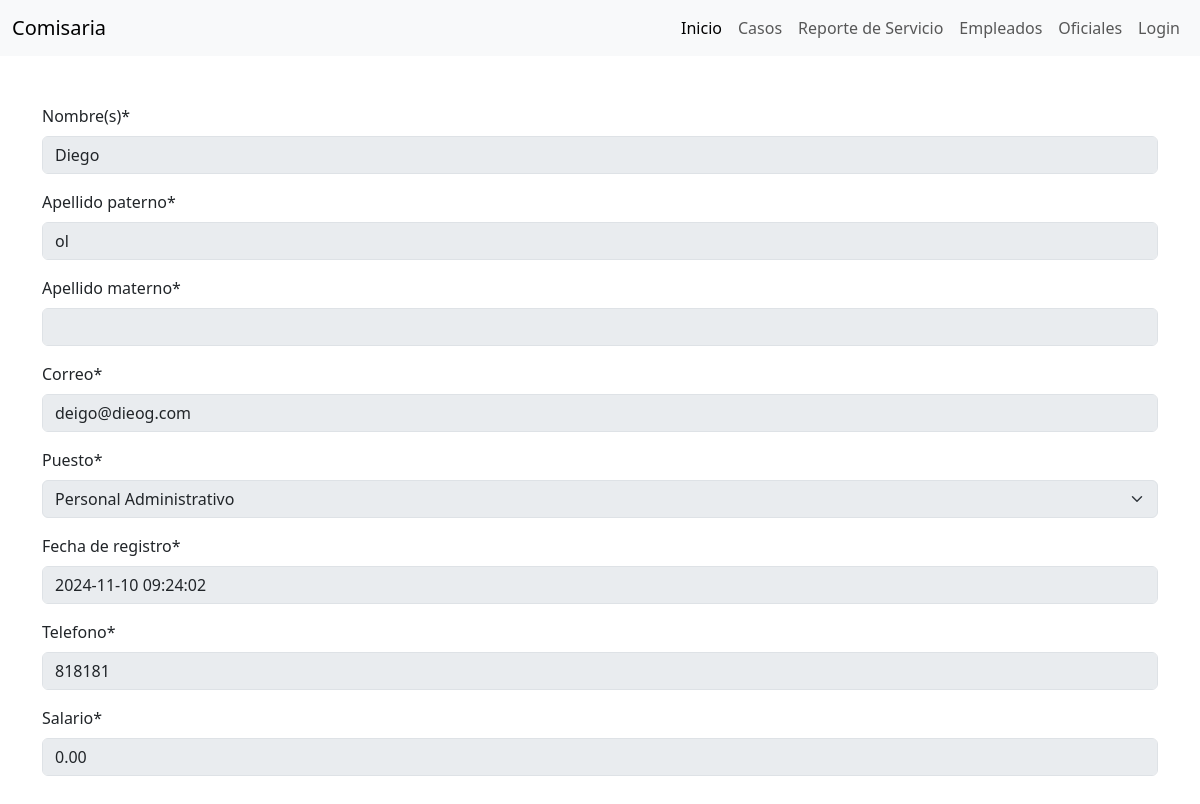
Before: /comisaria/empleado/1 with the older database file.
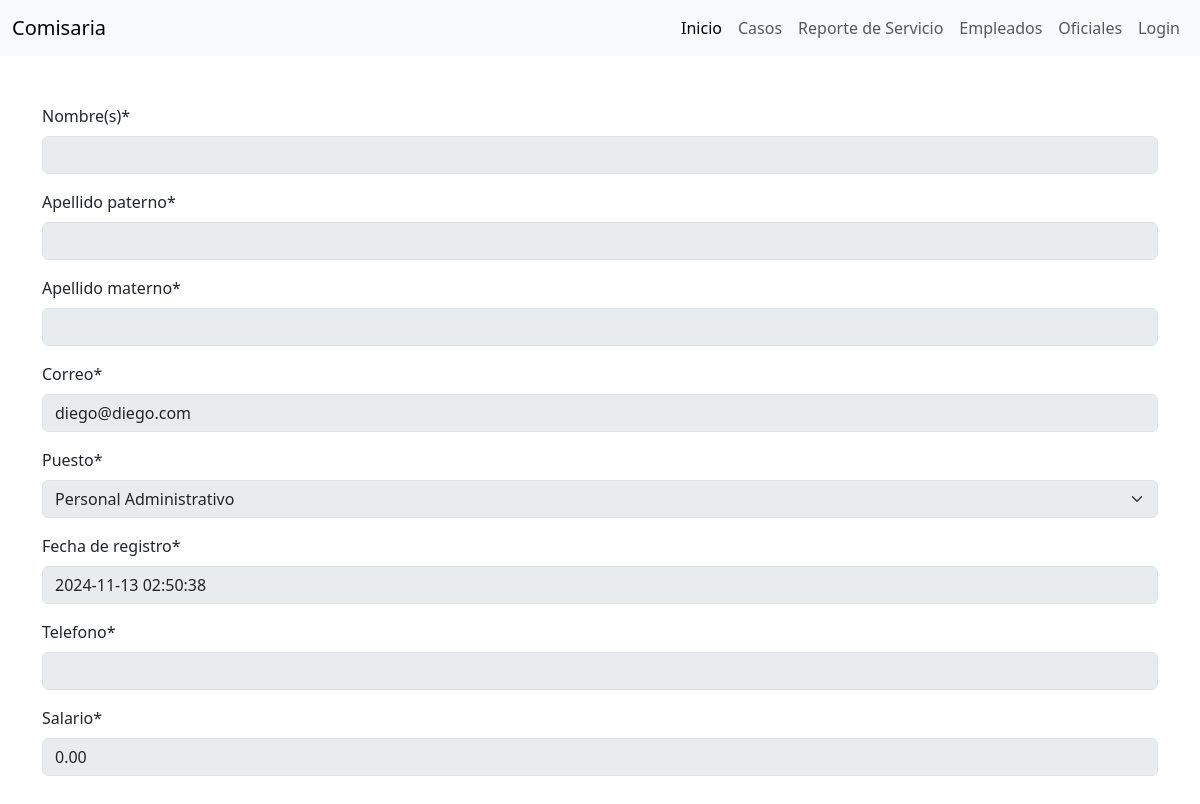
After: the same page with the newer database file.
### Comisaria/models.py (models this page shows, shortened)
class Empleado(AbstractUser):
    class Puesto(models.IntegerChoices):
        ADMINISTRATIVO = 1, "Personal Administrativo"
        INTELIGENCIA = 2, "Analistas de Inteligencia"
        FORENSE = 3, "Técnico Forense"
        ARCHIVO = 4, "Personal del Archivo"
        COMUNICACION = 5, "Operador de Comunicación"
        PSICOLOGIA = 6, "Psicólogos"
        MANTENIMIENTO = 7, "Personal de Mantenimiento"
        HUMANOS = 8, "Encargado de Recursos Humanos"
        TI = 9, "Tecnicos de Sistemas Informaticos"
        OFICIAL = 10, "Oficial"
    first_name = models.CharField(max_length=50, default='', blank=False, verbose_name='Nombre(s)')
    last_name = models.CharField(max_length=50, default='', blank=False, verbose_name='Apellido paterno')
    last_name2 = models.CharField(max_length=50, default='', blank=False, verbose_name='Apellido materno')
    email = models.EmailField(unique=True, verbose_name='Correo')
    puesto = models.IntegerField(choices=Puesto.choices, default=Puesto.ADMINISTRATIVO, verbose_name='Puesto')
    register_date = models.DateTimeField(default= timezone.now, null=True, blank=False, verbose_name='Fecha de registro')
    num_phone = models.CharField(max_length=14, default='', blank=False, verbose_name='Telefono')
    salario = models.DecimalField(max_digits=10, decimal_places=2, default=0.00,blank=False ,verbose_name='Salario')
    class Meta:
        verbose_name = 'Empleado'
        verbose_name_plural = 'Empleados'

### Comisaria/views.py (the view)
# urls.py: path( "empleado/<int:pk>", views.EmpleadoDetallesView.as_view(), name="empleado_deta"),
class EmpleadoDetallesView(generic.DetailView):
    model = Empleado
    template_name = "comisaria/DETALLES/detalles.html"
    context_object_name="empleado"
    def get_context_data(self, **kwargs):
        context = super().get_context_data(**kwargs)
        context['form'] = EmpleadoDetailForm(instance=self.object)
        return context

### Comisaria/forms.py
class EmpleadoDetailForm(DetailBaseForm):
    class Meta:
        model = Empleado
        fields = ['first_name', 'last_name','last_name2', 'email', 'puesto', 'register_date', 'num_phone', 'salario']

### Comisaria/templates/comisaria/DETALLES/detalles.html (shortened to what this page needs)
{% extends 'comisaria/base.html' %}
{% load crispy_forms_tags %}
{% block contenido %}
<div class="container my-5">
    <form>
        {{ form|crispy }}
    </form>
</div>
{% endblock %}

Changed rows visible on the page:
changed Empleado "Personal Administrativo": first_name "Diego" → (not shown); last_name "ol" → (not shown); email "deigo@dieog.com" → "diego@diego.com"; register_date "2024-11-10 09:24:02" → "2024-11-13 02:50:38"; num_phone "818181" → (not shown)
